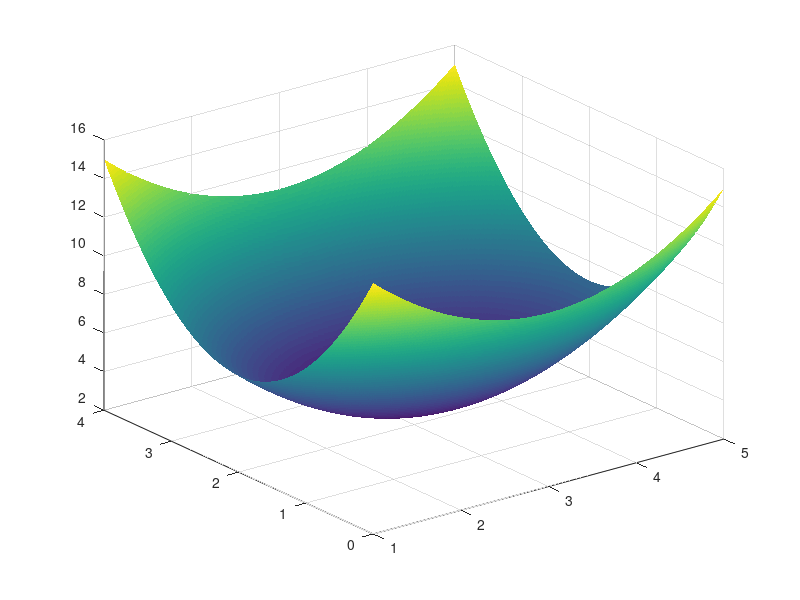

This figure's MATLAB source:
% Joseph Sepich
% Jan 21, 2020
function ps1()
    %%
    % Problem 1
    % Function
    disp('------------QUESTION 1-----------------')
    function out = z(x, y)
        out = x^2 + 2 * y^2 - 6 * x - 8 * y + 20;
    end
    
    % Question 1: Gradients
    % 1a x,y=1,1 gradient is (-4,-4)
    % 1b x,y=1,2 gradient is (-4,0) which is less magnitude
    % 1c x,y=3,2 gradient is (0,0)
    % 1d what is (3,2) gradient?
    [Y, X] = ndgrid(0:0.01:4, 1:0.01:5);
    Z = arrayfun(@(y,x) z(x,y), Y, X);
    surf(X, Y, Z, 'edgecolor', 'none');
    
    %%
    % Question 2: Convulation/Correlation
    % 2a Compute Convolution
    disp('------------ QUESTION 2-----------------')
    disp('First derivative convulution')
    pixels = [40, 50, 60, 80, 80, 80, 30];
    filter = [1, 0, -1];
    convu = zeros(1,5);
    for pixel = 1:length(pixels)
        if pixel == 1
            continue
        elseif pixel == length(pixels)
            break
        end
        convu(pixel-1) = sum(filter .* flip(pixels(pixel-1:pixel+1)));
    end
    disp(convu)
    
    % 2b would answer be different with cross correlation?
    disp('First derivative cross correlation')
    crossCorr = zeros(1,5);
    for pixel = 1:length(pixels)
        if pixel == 1
            continue
        elseif pixel == length(pixels)
            break
        end
        crossCorr(pixel-1) = sum(filter .* pixels(pixel-1:pixel+1));
    end
    disp(crossCorr)
    
    % 2c new filter
    disp('Laplace convulution')
    filter = [1 -2 1];
    convu = zeros(1,5);
    for pixel = 1:length(pixels)
        if pixel == 1
            continue
        elseif pixel == length(pixels)
            break
        end
        convu(pixel-1) = sum(filter .* flip(pixels(pixel-1:pixel+1)));
    end
    disp(convu)
    
    % 2d would previous be different with cross?
    disp('Laplace cross correlation')
    crossCorr = zeros(1,5);
    for pixel = 1:length(pixels)
        if pixel == 1
            continue
        elseif pixel == length(pixels)
            break
        end
        crossCorr(pixel-1) = sum(filter .* pixels(pixel-1:pixel+1));
    end
    disp(crossCorr)
    
    %%
    disp('------------ QUESTION 2E-----------------')
    disp('Zero padding Laplace')
    pixels = [0, 40, 50, 60, 80, 80, 80, 30, 0];
    filter = [1 -2 1];
    convu = zeros(1,5);
    for pixel = 2:length(pixels)
        if pixel == length(pixels)
            break
        end
        convu(pixel-1) = sum(filter .* pixels(pixel-1:pixel+1));
    end
    disp(convu)
    
    % Replication
    disp('Replication padding Laplace')
    pixels = [40, 40, 50, 60, 80, 80, 80, 30, 30];
    crossCorr = zeros(1,5);
    for pixel = 2:length(pixels)
        if pixel == length(pixels)
            break
        end
        crossCorr(pixel-1) = sum(filter .* pixels(pixel-1:pixel+1));
    end
    disp(crossCorr)
    
    % Reflection
    disp('Reflection Padding LaPlace')
    pixels = [40, 40, 50, 60, 80, 80, 80, 30, 30];
    convu = zeros(1,5);
    for pixel = 2:length(pixels)
        if pixel == length(pixels)
            break
        end
        convu(pixel-1) = sum(filter .* pixels(pixel-1:pixel+1));
    end
    disp(convu)
    
    % Wraparound
    disp('Wraparound Padding LaPlace')
    pixels = [30, 40, 50, 60, 80, 80, 80, 30, 40];
    crossCorr = zeros(1,5);
    for pixel = 2:length(pixels)
        if pixel == length(pixels)
            break
        end
        crossCorr(pixel-1) = sum(filter .* pixels(pixel-1:pixel+1));
    end
    disp(crossCorr)
    
    %%
    disp('------------ QUESTION 3-----------------')
    % 2D  Convolution
    disp('2D Convulution')
    filter_f = [1,-1,-1; 1,2,-1; 1,1,1];
    row_length = length(filter_f(:,1));
    col_length = length(filter_f(1,:));
    diff_r = (row_length - 1) / 2;
    diff_c = (col_length - 1) / 2;
    image_h = [0,0,0,0,0,0;
               0,2,2,2,3,0;
               0,2,1,3,3,0;
               0,2,2,1,2,0;
               0,1,3,2,2,0;
               0,0,0,0,0,0];
    convu = zeros(4,4);
    for r = 2:(length(image_h(1,:))-diff_r)
        for c = 2:(length(image_h(:,1))-diff_c)
            image_elem = image_h(r-diff_r:r+diff_r,c-diff_c:c+diff_c);
            filter = flipud(fliplr(filter_f));
            convu(r-1, c-1) = sum(sum(filter .* image_elem));
        end
    end
    disp(convu)
    
    %%
    disp('------------ QUESTION 4-----------------')
    % Computing Gradients
    % Problem: Used cross correlation with filter [1/2, 0, -1/2] instead of
    % convolution
    
    % 4a: The computed gradient is perpendicular to correct
    % False
end